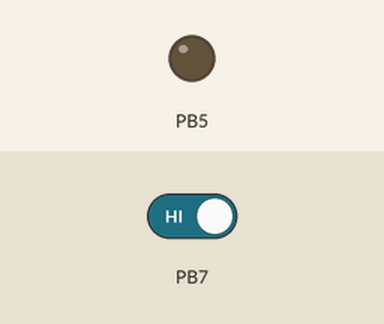
Simulated run of this program. Board: ATmega328P, built with avr-gcc and emulated at 2 MHz. On the bench: output pins drawn as LEDs (lit = HIGH). The inputs (shaded band) are chosen by the test bench; at power-on: PB7 HIGH.

Above: at 1.2 s.
1.3 s: PB7 driven LOW
At 1.8 s:
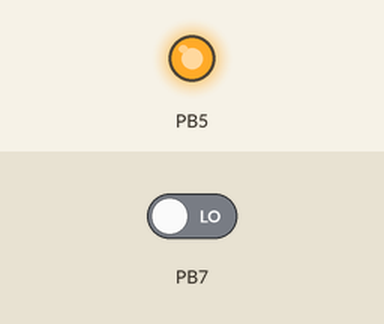
2.8 s: PB7 driven HIGH
At 4.2 s:
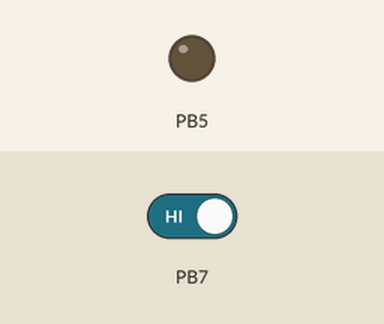
Timing chart, 0 to 5.8 s (numbered marks = the images above; inputs shaded):
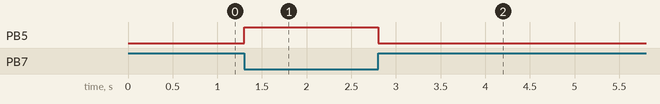

Measured:
- after the input at 1.3 s, PB5: LOW → HIGH at once
- after the input at 2.8 s, PB5: HIGH → LOW at once

The program:

main.c
```c
/*
 * Lab4.c
 *
 * Created: 15/09/2026 1:39:45 pm
 * Author : tomoa
 */

#define F_CPU 2000000

#include <avr/io.h>
#include <util/delay.h>


int main(void)
{
    /* Replace with your application code */

	DDRB |= (1 << PB5);
	DDRB &= ~(1 << PB7);
	DDRC = 0x00;
	DDRD = 0x00;

    while (1)
    {
		if (!(PINB & (1 << PB7))) {
			PORTB |= (1 << PB5);
		} else {
			PORTB &= ~(1 << PB5);
		}
    }
}
```
